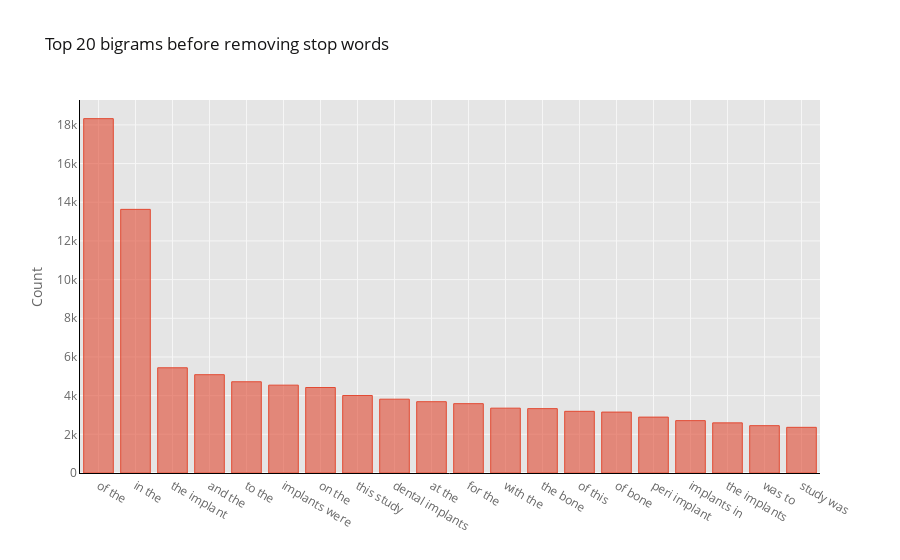

Here is the notebook cell this chart was saved with:
### Markdown cell above
### Bigrams Frequency Distribution Before Removing Stop Word

### Code cell
def get_top_n_bigram(corpus, n=None):
    vec = CountVectorizer(ngram_range=(2, 2)).fit(corpus)
    bag_of_words = vec.transform(corpus)
    sum_words = bag_of_words.sum(axis=0) 
    words_freq = [(word, sum_words[0, idx]) for word, idx in vec.vocabulary_.items()]
    words_freq =sorted(words_freq, key = lambda x: x[1], reverse=True)
    return words_freq[:n]
common_words = get_top_n_bigram(df['abstractClean'], 20)
df3 = pd.DataFrame(common_words, columns = ['abstractClean' , 'count'])
df3.groupby('abstractClean').sum()['count'].sort_values(ascending=False).iplot(kind='bar', yTitle='Count', linecolor='black', title='Top 20 bigrams before removing stop words')

### Figure 1 — Plotly figure (JSON) as saved in the notebook; plotly's stock layout.template omitted (floating-point values rounded to 4 significant figures)
{"data": [{"marker": {"color": "rgba(226, 74, 51, 0.6)", "line": {"color": "rgba(226, 74, 51, 1.0)", "width": 1}}, "name": "count", "orientation": "v", "text": "", "type": "bar", "x": ["of the", "in the", "the implant", "and the", "to the", "implants were", "on the", "this study", "dental implants", "at the", "for the", "with the", "the bone", "of this", "of bone", "peri implant", "implants in", "the implants", "was to", "study was"], "y": [18321, 13631, 5440, 5083, 4718, 4542, 4420, 4006, 3816, 3687, 3585, 3352, 3328, 3189, 3149, 2889, 2707, 2592, 2447, 2361]}], "layout": {"legend": {"bgcolor": "#FFFFFF", "font": {"color": "#666666"}}, "paper_bgcolor": "#FFFFFF", "plot_bgcolor": "#E5E5E5", "title": {"font": {"color": "#151516"}, "text": "Top 20 bigrams before removing stop words"}, "xaxis": {"gridcolor": "#F6F6F6", "linecolor": "black", "showgrid": true, "tickfont": {"color": "#666666"}, "title": {"font": {"color": "#666666"}, "text": ""}, "zerolinecolor": "#F6F6F6"}, "yaxis": {"gridcolor": "#F6F6F6", "linecolor": "black", "showgrid": true, "tickfont": {"color": "#666666"}, "title": {"font": {"color": "#666666"}, "text": "Count"}, "zerolinecolor": "#F6F6F6"}}}
